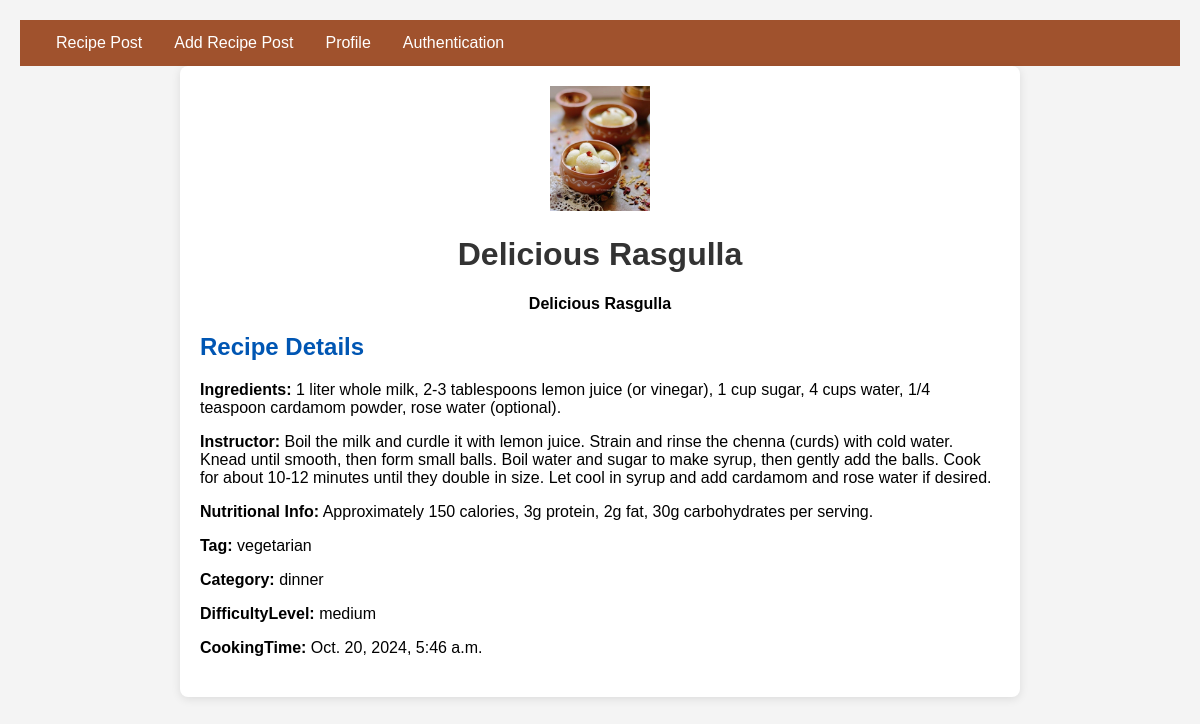
Screenshot of /postview/4 (signed in) with the database file from the repository.
### myapp/models.py (models this page shows, shortened)
class RecipePostModel(models.Model):
    Tag=[
        ('vegetarian','Vegetarian'),
        ('non-vegetarian','Non-Vegetarian'),
    ]
    Level=[
        ('high','high'),
        ('medium','Medium'),
        ('low','Low'),
    ]
    CATEGORY=[
        ('breakfast','breakfast'),
        ('lunch','Lunch'),
        ('dinner','Dinner'),
    ]
    user=models.ForeignKey(Custom_user,on_delete=models.CASCADE,null=True)
    RecipeTitle=models.CharField(max_length=500,null=True)
    Nutritional_Info=models.CharField(max_length=500,null=True)
    Ingredients=models.CharField(max_length=1000,null=True)
    Instructor=models.CharField(max_length=1000,null=True)
    Category=models.CharField(choices=CATEGORY, max_length=100,null=True)
    Tag=models.CharField(choices=Tag, max_length=100,null=True)
    DifficultyLevel=models.CharField(choices=Level, max_length=100,null=True)
    Image=models.ImageField(upload_to='Media/Blog_Pic',null=True)
    PreparetionTime = models.DateTimeField(default=timezone.now,null=True)
    CookingTime = models.DateTimeField(default=timezone.now,null=True)
    TotalTime = models.DateTimeField(default=timezone.now,null=True)

### myproject/views.py (the view)
# urls.py: path('postview/<int:id>', postview, name='postview'),
def postview(req,id):
    current_user=req.user
    Job=RecipePostModel.objects.filter(id=id)
    text={
        'Job':Job,
    }
    return render(req,'view.html',text)

### template/view.html (shortened to what this page needs)
{% extends 'base.html' %}
{% block body %}
<!DOCTYPE html>
<html lang="en">
<head>
</head>
<body>
    <div class="container">
        {% for i in Job %}
        <header class="profile-header">
            <img src="/{{ i.Image }}" alt="Company Logo" class="company-logo">
            <h1>{{ i.RecipeTitle }}</h1>
            <p class="company-name">{{ i.RecipeTitle }}</p>
        </header>
        <section class="job-details">
            <h2>Recipe Details</h2>
            <p><strong>Ingredients:</strong> {{ i.Ingredients }}</p>
            <p><strong>Instructor:</strong> {{ i.Instructor }}</p>
            <p><strong>Nutritional Info:</strong> {{ i.Nutritional_Info }}</p>
            <p><strong>Tag:</strong> {{ i.Tag }}</p>
            <p><strong>Category:</strong> {{ i.Category }}</p>
            <p><strong>DifficultyLevel:</strong> {{ i.DifficultyLevel }}</p>
            <p><strong>CookingTime:</strong> {{ i.CookingTime }}</p>
        </section>
        {% endfor %}
    </div>
</body>
</html>
{% endblock body %}

### template/base.html (style rules this page uses)
body { background-color:white; }

### template/view.html (style rules this page uses)
body { font-family: Arial, sans-serif; background-color: #f4f4f4; margin: 0; padding: 20px; }
.container { background: #ffffff; border-radius: 8px; box-shadow: 0 2px 10px rgba(0, 0, 0, 0.1); padding: 20px; max-width: 800px; margin: auto; }
.profile-header { text-align: center; }
.company-logo { width: 100px; }
h1 { color: #333; }
.company-name { font-weight: bold; }
section { margin: 20px 0; }
h2 { color: #0056b3; }

### rows the page displays
RecipePostModel: Image (picture), RecipeTitle "Delicious Rasgulla", Ingredients "1 liter whole milk, 2-3 tablespoons lemon juice (or vinegar), 1 cup sugar, 4 cups water, 1/4 teaspoon cardamom powder, rose water (optional).", Instructor "Boil the milk and curdle it with lemon juice. Strain and rinse the chenna (curds) with cold water. Knead until smooth, then form small balls. Boil water and sugar to make syrup, then gently add the balls. Cook for about 10-12 minutes until they double in size. Let cool in syrup and add cardamom and rose water if desired.", Nutritional_Info "Approximately 150 calories, 3g protein, 2g fat, 30g carbohydrates per serving.", Tag "vegetarian", Category "dinner", DifficultyLevel "medium", CookingTime "Oct. 20, 2024, 5:46 a.m."
